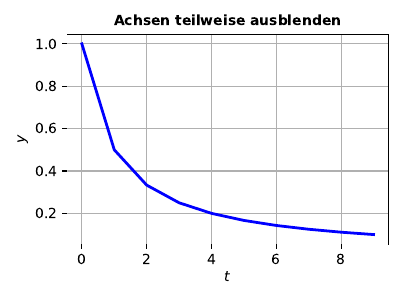

This chart was generated by the following Python code:
import matplotlib.pyplot as plt
import os
t = [k for k in range(10)]
y = [1/(k+1) for k in t]
fig1, ax1 = plt.subplots()
p1 = ax1.plot(t, y, color="blue", linewidth=2)
ax1.set_xlabel('$t$')
ax1.set_ylabel('$y$')
ax1.set_title("Achsen teilweise ausblenden", fontsize=10, fontweight="bold")

ax1.spines['bottom'].set_color('none')
ax1.spines['left'].set_color('none')
ax1.grid(True)
fig1.set_size_inches(102.4/25.4 , 76.8/25.4)
fig1.tight_layout()
fig1.savefig("AchsenTeilweiseOderVollstaendigAusblenden_A.pdf")
